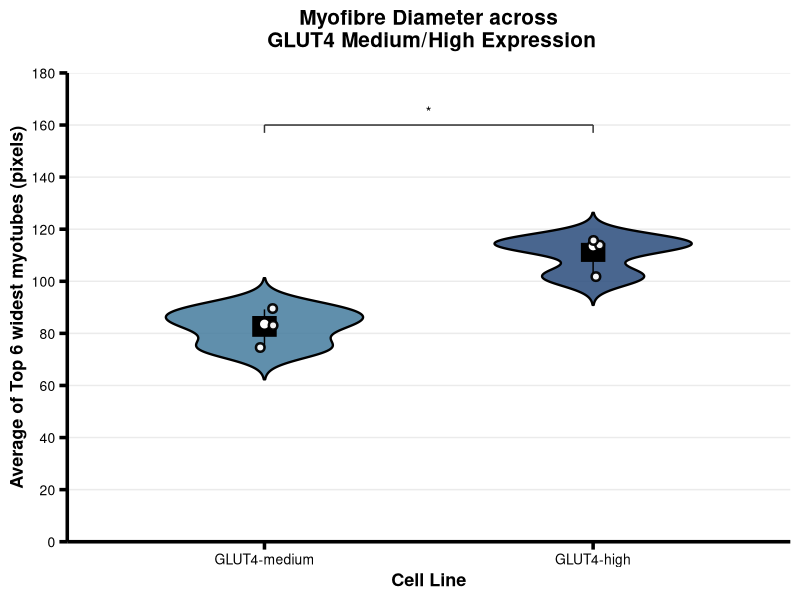

Generate this figure with R:
options(bitmapType = "cairo")
suppressMessages(library(ggplot2))

# 1. Dataset (Updated from table)
data <- data.frame(
  Condition = rep(c("GLUT4-medium", "GLUT4-high"), each = 3),
  Myofibre_Diameter = c(89.195,	83.58,	74.35,	113.5916667,	101.8516667,	115.36333333)
)

data$Condition <- factor(data$Condition, levels = c("GLUT4-medium", "GLUT4-high"))

# 2. Correct Unpaired Test
tt <- t.test(Myofibre_Diameter ~ Condition, data = data)
p  <- tt$p.value
sig <- ifelse(p < 0.001, "***",
              ifelse(p < 0.01,  "**",
                     ifelse(p < 0.05,  "*", "ns")))
lab <- paste0(sig)

# 3. Smart Layout & Headroom Variables
pal <- c("GLUT4-medium" = "#457B9D", "GLUT4-high" = "#2A4B7C")
# Adjusted headroom variable for data range max (~114 px)
y_br <- 160 

# 4. Generate the Clean Plot
p_plot <- ggplot(data, aes(Condition, Myofibre_Diameter, fill = Condition)) +
  # scale = "width" forces BOTH violins to have the exact same max width footprint
  geom_violin(trim = FALSE, scale = "width", width = 0.6, colour = "black",
              linewidth = 0.8, alpha = 0.85) +
  
  # Sleeker internal boxplot
  geom_boxplot(width = 0.07, fill = "black", colour = "black", outlier.shape = NA) +
  
  # Centered white median anchor point
  stat_summary(fun = median, geom = "point", shape = 21,
               size = 3, colour = "black", fill = "white", stroke = 1) +
  
  # Highly visible white replicate dots with thick black outlines
  geom_point(shape = 21, fill = "white", color = "black", size = 2, stroke = 1.3, alpha = 0.95,
             position = position_jitter(width = 0.03, seed = 42)) +
  
  # Clean, proportional GraphPad style significance bracket
  annotate("segment", x = 1, xend = 2, y = y_br, yend = y_br, colour = "grey20", linewidth = 0.5) +
  annotate("segment", x = 1, xend = 1, y = y_br, yend = y_br - 3, colour = "grey20", linewidth = 0.5) +
  annotate("segment", x = 2, xend = 2, y = y_br, yend = y_br - 3, colour = "grey20", linewidth = 0.5) +
  annotate("text", x = 1.5, y = y_br + 5, label = lab, size = 3.7) +
  
  scale_fill_manual(values = pal, guide = "none") +
  
  # Rescaled Y-axis limits (0 to 160 pixels)
  scale_y_continuous(
    limits = c(0, 180),            
    breaks = seq(0, 180, 20),     
    expand = expansion(mult = c(0, 0)) 
  ) +
  
  labs(x = "Cell Line", y = "Average of Top 6 widest myotubes (pixels)", title = "Myofibre Diameter across\n GLUT4 Medium/High Expression") +
  
  # Authentic Open GraphPad Prism Theme
  theme_classic(base_size = 14) +
  theme(
    plot.title = element_text(face = "bold", size = 15, hjust = 0.5, margin = margin(b = 15)),
    axis.line = element_line(linewidth = 1.2, color = "black"),
    axis.ticks = element_line(linewidth = 1.2, color = "black"),
    axis.ticks.length = unit(0.2, "cm"),
    axis.text = element_text(color = "black", size = 10),
    axis.title = element_text(color = "black", face = "bold", size = 13),
    panel.grid.major.y = element_line(colour = "grey92", linewidth = 0.5), # Soft horizontal reference lines
    panel.grid.minor = element_blank()
  )

# 5. Save Export
dir.create("./experiment-2-plots", showWarnings = FALSE)
ggsave("./experiment-2-plots/glut4-medium-high-myofibre-diameter-plot.svg", 
       p_plot, width = 5.5, height = 5, dpi = 300)
cat("unpaired p =", p, " label:", lab, "\n")
